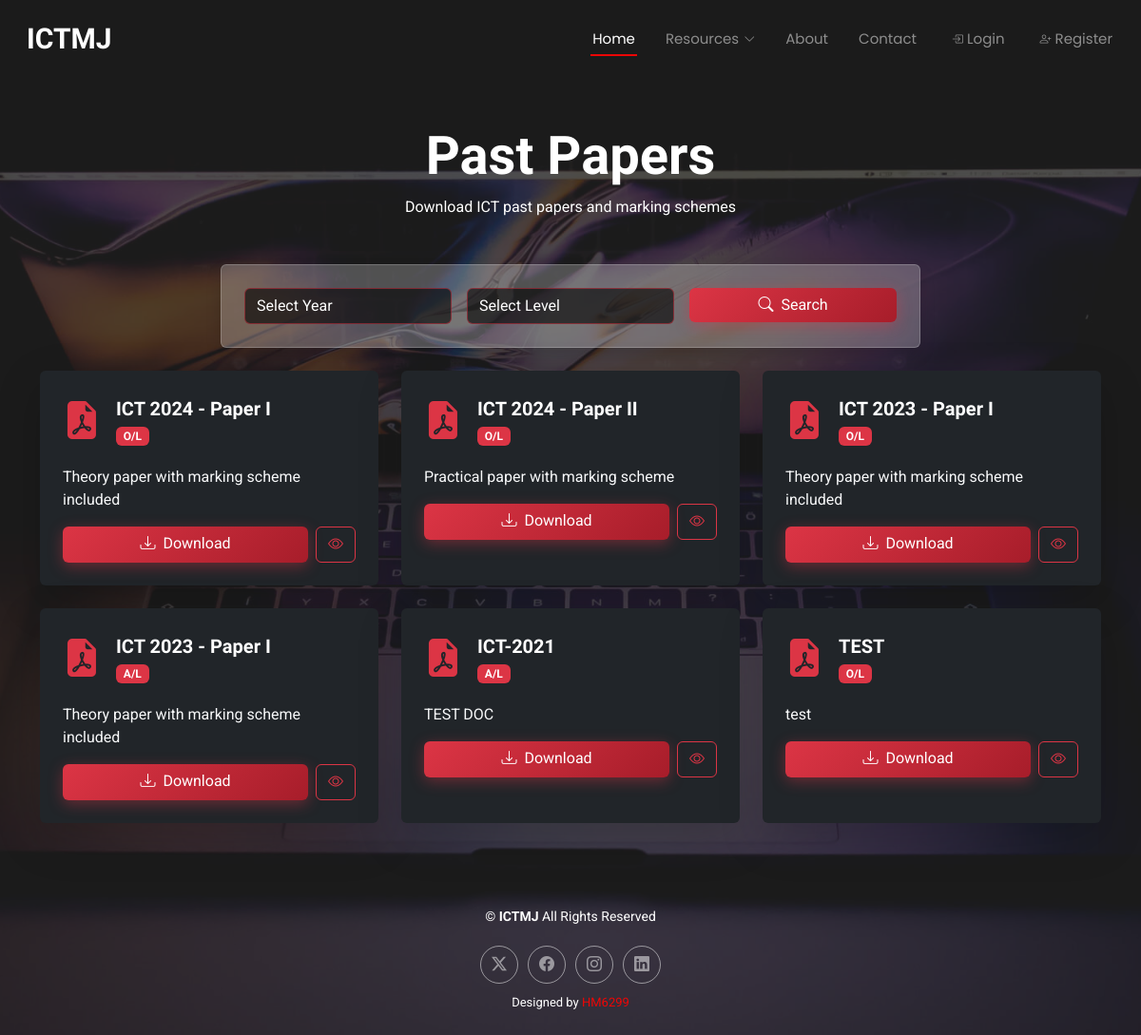
Page /pastpaper.php on the committed database.
### tables this page shows
CREATE TABLE `pastpapers` (
  `id` int(11) NOT NULL,
  `title` varchar(255) NOT NULL,
  `year` year(4) NOT NULL,
  `level` enum('O/L','A/L') NOT NULL,
  `description` text DEFAULT NULL,
  `file_path` varchar(255) NOT NULL,
  `created_at` timestamp NOT NULL DEFAULT current_timestamp()
);

### pastpaper.php (the view, shortened to what this page needs)
<?php include 'header.php'; ?>
<?php include 'forms/config.php'; ?>
<main class="pastpapers-section py-5" style="position: relative; z-index: 1; padding-top: 150px;">
  <div class="container">
    <div class="text-center mb-5">
      <h2 class="text-white display-4 fw-bold">Past Papers</h2>
      <p class="text-white">Download ICT past papers and marking schemes</p>
    </div>
    <form method="GET" class="row mb-4">
      <div class="col-md-8 mx-auto">
        <div class="card filter-card shadow" style="background: #ffffff3d; border: 1px solid rgba(255, 255, 255, 0.2);">
          <div class="card-body p-4">
            <div class="row g-3">
              <div class="col-md-4">
                <select class="form-control" name="year">
                  <option value="">Select Year</option>
                </select>
              </div>
              <div class="col-md-4">
                <select class="form-control" name="level">
                  <option value="">Select Level</option>
                </select>
              </div>
              <div class="col-md-4">
                <button class="btn btn-danger w-100" type="submit">
                  <i class="bi bi-search me-2"></i>Search
                </button>
              </div>
            </div>
          </div>
        </div>
      </div>
    </form>
    <div class="row g-4">
      <?php
      $sql = "SELECT * FROM pastpapers WHERE 1=1";
      $params = [];
      $stmt = $pdo->prepare($sql);
      $stmt->execute($params);
      $papers = $stmt->fetchAll(PDO::FETCH_ASSOC);
      if (count($papers) > 0) {
        foreach ($papers as $paper) {
          $title = htmlspecialchars($paper['title']);
          $desc = htmlspecialchars($paper['description']);
          $file = htmlspecialchars($paper['file_path']);
          $level = htmlspecialchars($paper['level']);
          echo "
<div class='col-md-6 col-lg-4'>
  <div class='card paper-card shadow-lg h-100 bg-dark text-white border-0'>
    <div class='card-body p-4'>
      <div class='d-flex align-items-center mb-3'>
        <i class='bi bi-file-earmark-pdf-fill text-danger fs-1 me-3'></i>
        <div>
          <h5 class='mb-1 fw-bold text-white'>$title</h5>
          <span class='badge bg-danger'>$level</span>
        </div>
      </div>
      <p class='mb-3 text-light'>$desc</p>
      <div class='d-flex gap-2'>
        <a href='$file' download class='btn btn-danger flex-fill'>
          <i class='bi bi-download me-2'></i>Download
        </a>
        <a href='$file' target='_blank' class='btn btn-outline-danger'>
          <i class='bi bi-eye'></i>
        </a>
      </div>
    </div>
  </div>
</div>
          ";
        }
      } else {
        echo "<div class='col-12 text-center text-white'><p>No papers found.</p></div>";
      }
      ?>
    </div>
  </div>
</main>
<?php include 'footer.php'; ?>

### assets/css/main.css (style rules this page uses)
:root { --default-font: "Roboto", system-ui, -apple-system, "Segoe UI", Roboto, "Helvetica Neue", Arial, "Noto Sans", "Liberation Sans", sans-serif, "Apple Color Emoji", "Segoe UI Emoji", "Segoe UI Symbol", "Noto Color Emoji"; --heading-font: "Raleway", sans-serif; --nav-font: "Poppins", sans-serif; }
:root { --background-color: #ffffff; --default-color: #ffffff; --heading-color: #ffffff; --accent-color: #ec0606; --surface-color: #ffffff; --contrast-color: #ffffff; }
:root { --nav-color: rgba(255, 255, 255, 0.5); --nav-hover-color: #ffffff; --nav-mobile-background-color: #ffffff; --nav-dropdown-background-color: #ffffff; --nav-dropdown-color: #ffffff; --nav-dropdown-hover-color: #ec0606; }
:root { scroll-behavior: smooth; }
body { color: var(--default-color); background-color: var(--background-color); font-family: var(--default-font); background: url(../img/bg.jpg) top center no-repeat; background-size: cover; position: relative; }
body::before { content: ""; position: absolute; left: 0; right: 0; top: 0; bottom: 0; background: rgba(34, 34, 34, 0.8); }
a { color: var(--accent-color); text-decoration: none; transition: 0.3s; }
h1, h2, h3, h4, h5, h6 { color: var(--heading-color); font-family: var(--heading-font); }
.form-control { background: rgba(0, 0, 0, 0.6); border: 1px solid rgba(220, 53, 69, 0.5); color: #ffffff; }
.form-control::placeholder { color: rgba(255, 255, 255, 0.5); }
.btn-danger { background: linear-gradient(135deg, #dc3545 0%, #a71d2a 100%); border: none; box-shadow: 0 4px 15px rgba(220, 53, 69, 0.4); transition: all 0.3s ease; }

### rows in the picture
pastpapers: title "ICT 2024 - Paper I", level "O/L", description "Theory paper with marking scheme included"
pastpapers: title "ICT 2024 - Paper II", level "O/L", description "Practical paper with marking scheme"
pastpapers: title "ICT 2023 - Paper I", level "O/L", description "Theory paper with marking scheme included"
pastpapers: title "ICT 2023 - Paper I", level "A/L", description "Theory paper with marking scheme included"
pastpapers: title "ICT-2021", level "A/L", description "TEST DOC"
pastpapers: title "TEST", level "O/L", description "test"
